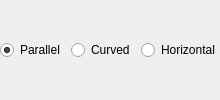
                           <widget class="QWidget" name="pageLine">
                            <layout class="QGridLayout" name="gridLayout_14">
                             <property name="margin">
                              <number>0</number>
                             </property>
                             <item row="0" column="1">
                              <widget class="QRadioButton" name="radLineCurved">
                               <property name="sizePolicy">
                                <sizepolicy hsizetype="Maximum" vsizetype="Fixed">
                                 <horstretch>0</horstretch>
                                 <verstretch>0</verstretch>
                                </sizepolicy>
                               </property>
                               <property name="text">
                                <string>Curved</string>
                               </property>
                              </widget>
                             </item>
                             <item row="0" column="0">
                              <widget class="QRadioButton" name="radLineParallel">
                               <property name="sizePolicy">
                                <sizepolicy hsizetype="Maximum" vsizetype="Fixed">
                                 <horstretch>0</horstretch>
                                 <verstretch>0</verstretch>
                                </sizepolicy>
                               </property>
                               <property name="text">
                                <string>Parallel</string>
                               </property>
                               <property name="checked">
                                <bool>true</bool>
                               </property>
                              </widget>
                             </item>
                             <item row="0" column="2">
                              <widget class="QRadioButton" name="radLineHorizontal">
                               <property name="text">
                                <string>Horizontal</string>
                               </property>
                              </widget>
                             </item>
                            </layout>
                           </widget>
